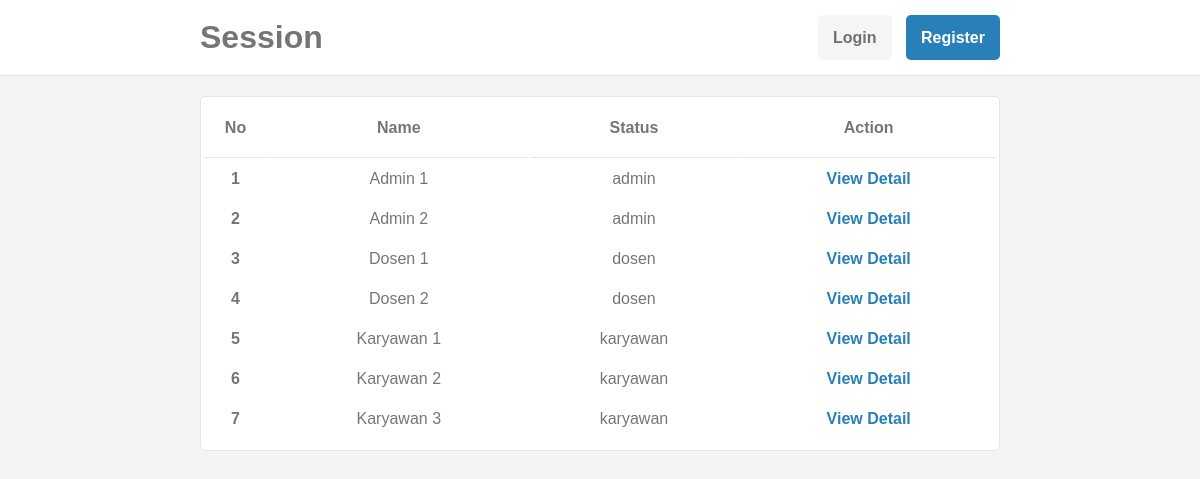
The page / on the database its author committed.
### tables this page shows
CREATE TABLE `users` (
  `idusers` int(10) unsigned NOT NULL AUTO_INCREMENT,
  `email` varchar(50) NOT NULL,
  `password` varchar(225) NOT NULL,
  `name` varchar(50) NOT NULL,
  `status` enum('admin','dosen','karyawan') NOT NULL,
  `created` timestamp NOT NULL DEFAULT CURRENT_TIMESTAMP,
  PRIMARY KEY (`idusers`),
  UNIQUE KEY `email` (`email`)
);

### asset/asset.php (called while the page is built)
<?php
	function base_url($value='')
	{
		if ($value == '') {
			return 'http://'.$_SERVER['SERVER_NAME'].''.dirname($_SERVER['REQUEST_URI'].'?').'/';
		} else {
			return 'http://'.$_SERVER['SERVER_NAME'].''.dirname($_SERVER['REQUEST_URI'].'?').'/'.$value;
		}
	}

### asset/session.php (called while the page is built, shortened)
<?php
	class session
	{
		public function get($path)
		{
			if (isset($_SESSION[$path])) {
				return $_SESSION[$path];
			} else {
				return $_SESSION[$path];
			}
		}
	}

### asset/database.php (called while the page is built, shortened)
<?php
	class database
	{
		private $hostname = '127.0.0.1';
		private $username = 'root';
		private $password = '';
		private $database = 'dbatol';
		public $conn = '';
		public function cn()
		{
			$this->conn = mysqli_connect(
				$this->hostname,
				$this->username,
				$this->password,
				$this->database);
			if ($this->conn) {
				return true;
			}
		}
		public function get_all()
		{
			if ($this->cn()) {
				$q = $this->conn->query("select idusers, name, email, status, created from users");
				if ($q->num_rows > 0) {
					while ($data = $q->fetch_array()) {
						$datas[] = $data;
					}
					return $datas;
				} else {
					return "Empty";
				}
			} else {
				return 'Empty';
			}
		}
	}

### index.php (the view, shortened to what this page needs)
<?php include 'header.php'; ?>
<!DOCTYPE html>
<html>
<head>
</head>
<body>
<div class="body">
	<?php $detail = $cn->get_all(); ?>
	<?php if ($detail == 'Empty') { ?>
		<div class="frame-login">
			<div class="top">
				<h1>Users Empty</h1>
			</div>
			<div class="mid">
				<div class="block">
					<a href="<?php echo base_url('register.php'); ?>">
						<input type="button" name="register" class="btn btn-main-color btn-width-all" value="Register">
					</a>
				</div>
			</div>
		</div>
	<?php } else { ?>
		<div>
			<table class="table" border="0">
				<tr>
					<th>No</th>
					<th>Name</th>
					<th>Status</th>
					<th>Action</th>
				</tr>
				<?php $i = 1; ?>
				<?php foreach ($detail as $dt) { ?>
					<tr>
						<td><b><?php echo $i; ?></b></td>
						<td><?php echo $dt['name']; ?></td>
						<td><?php echo $dt['status']; ?></td>
						<td>
							<a href="<?php echo base_url('detail.php?iduser='.$dt['idusers']); ?>" class="link">
								View Detail
							</a>
						</td>
					</tr>
					<?php $i += 1; ?>
				<?php } ?>
			</table>
		</div>
	<?php } ?>
</div>
</body>
</html>

### header.php
<!DOCTYPE html>
<html>
<head>
	<link rel="stylesheet" type="text/css" href="public/css/app.css">
</head>
<body>
	<?php include 'asset/asset.php'; ?>
	<?php include 'asset/database.php'; ?>
	<?php include 'asset/session.php'; ?>
	<?php
		$cn = new database();
		$ss = new session();
		$ss->start();
	?>
	<div class="header">
		<div class="content">
			<div class="logo">
				<a href="<?php echo base_url(''); ?>">
					<?php if (!empty($ss->get('iduser'))) { ?>
						Hi <?php echo $ss->get('status'); ?>
					<?php } else { ?>
						Session
					<?php } ?>
				</a>
			</div>
			<div class="menu">
				<?php if (!empty($ss->get('iduser'))) { ?>
					<a href="<?php echo base_url('logout.php'); ?>">
						<input type="button" name="logout" class="btn btn-sekunder-color" value="Logout">
					</a>
				<?php } else { ?>
					<a href="<?php echo base_url('login.php'); ?>">
						<input type="button" name="login" class="btn btn-sekunder-color" value="Login" style="margin-right: 10px;">
					</a>
					<a href="<?php echo base_url('register.php'); ?>">
						<input type="button" name="register" class="btn btn-main-color" value="Register">
					</a>
				<?php } ?>
			</div>
		</div>
	</div>
</body>
</html>

### public/css/app.css (style rules this page uses)
* { padding: 0; margin: 0; border: 0; font-family: sans-serif; }
html { background-color: rgba(225,225,225,0.34); }
a { cursor: pointer; text-decoration: none; }
a.link { font-size: 16px; font-weight: 600; color: #2980b9; }
.btn { position: relative; width: auto; height: 45px; line-height: 45px; padding: 0 15px; cursor: pointer; font-size: 16px; font-weight: 600; border-radius: 5px; }
.btn.btn-main-color { background-color: #2980b9; color: #fff; }
.btn.btn-sekunder-color { background-color: rgba(225,225,225,0.34); color: rgba(0,0,0,0.54); }
.header { position: relative; width: 100%; background-color: #fff; border-bottom: 1px rgba(0,0,0,0.1) solid; }
.header .content { position: relative; width: 800px; padding: 15px 0; margin: auto; display: grid; grid-template-columns: 1fr 1fr; display: -ms-grid; -ms-grid-columns: 1fr 1fr; }
.header .content .logo { position: relative; width: 100%; height: 45px; line-height: 45px; font-weight: 600; font-size: 32px; color: rgba(0,0,0,0.54); grid-column: 1; -ms-grid-column: 1; }
.header .content .logo a { color: rgba(0,0,0,0.54); }
.header .content .menu { text-align: right; grid-column: 2; -ms-grid-column: 2; }
.body { position: relative; width: 800px; padding: 20px 0; margin: auto; }
.body .table { position: relative; width: 100%; background-color: #fff; padding-bottom: 10px; margin: auto; border: 1px rgba(0,0,0,0.1) solid; border-radius: 5px; color: rgba(0,0,0,0.54); }
.body .table tr { text-align: center; }
.body .table tr th { padding: 20px 0; border-bottom: 1px rgba(0,0,0,0.1) solid; }
.body .table tr td { padding: 10px 0; }

### rows shown on the page
users: name "Admin 1", status "admin"
users: name "Admin 2", status "admin"
users: name "Dosen 1", status "dosen"
users: name "Dosen 2", status "dosen"
users: name "Karyawan 1", status "karyawan"
users: name "Karyawan 2", status "karyawan"
users: name "Karyawan 3", status "karyawan"
